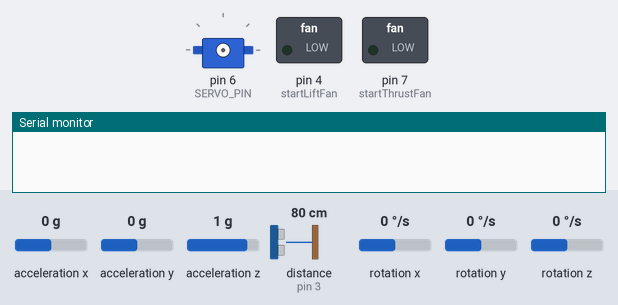
A sketch run on a simulated Arduino Uno, built with avr-gcc and run on an emulated ATmega328P. Shown: servo, switched loads named in the sketch (green lamp = pin HIGH), the last lines printed to the serial monitor. The inputs (shaded band) are chosen by the test bench; at power-on: rotation z 0 °/s, distance to the obstacle (sensor on pin 3) 80 cm, acceleration x 0 g, acceleration y 0 g, acceleration z 1 g, rotation x 0 °/s, rotation y 0 °/s. The echo pulse lasts 58.3 µs per cm.

Above: at 0.1 s.
At 1.5 s:
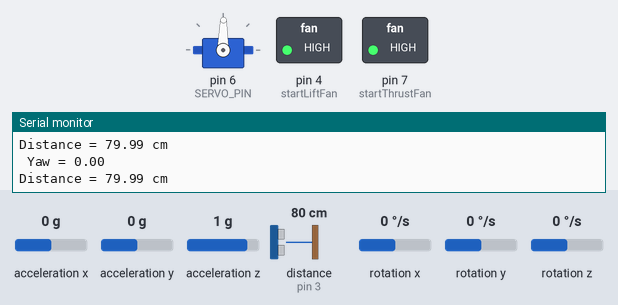
1.6 s: rotation z set to -3 °/s
At 4.1 s:
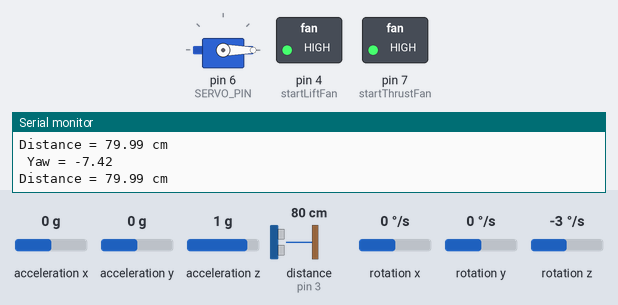
4.6 s: distance to the obstacle (sensor on pin 3) set to 2 cm
7.6 s: distance to the obstacle (sensor on pin 3) set to 120 cm
Timing chart, 0 to 10.6 s (numbered marks = the images above; inputs shaded):
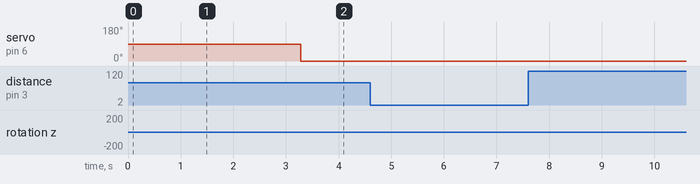

The sketch:

Hovercraft.ino
```cpp
#include <Arduino.h>
#include <MPU6050.h>
#include <Servo.h>
#include "NewPing.h"
#include "sensors.h"
#include "fans.h"


#define TRIGGER_PIN  13
#define ECHO_PIN     3
#define MAX_DISTANCE 400
#define SERVO_PIN 6
#define FORWARD_TIME 4000 // Time in milliseconds to move forward
#define TURN_TIME 500 // Estimated time to complete a U-turn
#define OBSTACLE_DISTANCE 35 // Distance in cm to detect an obstacle

float idealYaw =0.0;


float currentYaw  = 0;
float prevYaw  = 0;
float targetYaw = 0;
bool isTurning = false;
const float YAW_TOLERANCE = 5;
unsigned long timer = 0;
float timeStep = 0; // Read data every 10 milliseconds

float yawCalib = -0.06;

 NewPing sonar(TRIGGER_PIN, ECHO_PIN, MAX_DISTANCE);
Servo serv;
float duration;
float distance =40 ;

int iterations =2;

unsigned long previousMillis = 0;
const long servoInterval = 500; // Time for the servo to turn
float distanceLeft = 0;
float distanceRight = 0;


enum State {
    STARTING,
    WAITING,
    TURNING_LEFT,
    MEASURING_LEFT,
    TURNING_RIGHT,
    MEASURING_RIGHT,
    DECIDING_DIRECTION,
    DONE_DECIDING,
    YAW_ADJUSTED,
    ADJUSTING_ANGLE,
    DONE_ADJUSTING
};
State currentState = STARTING;
int iteration = 0;
unsigned long lastLoopTime = 0;
unsigned long currentLoopTime = 0;

float prevDistance;
void setup() {
 initIMU();
  delay(150);
  initLiftFan();
  initThrustFan();
 //pinMode(TRIGGER_PIN, OUTPUT); // Sets the trigPin as an Output
// pinMode(ECHO_PIN, INPUT); // Sets the echoPin as an Input
  delay(150);
   startLiftFan();
  Serial.begin (9600);
  serv.attach(SERVO_PIN);
 startThrustFan();
  servoMiddle();
}

void loop() {
      if(iteration == 0){
        iteration++;
        currentState = WAITING;
        };

    unsigned long currentMillis = millis();
    unsigned long currentLoopTime = millis();
    if (lastLoopTime > 0) {
        timeStep = (currentLoopTime - lastLoopTime) / 1000.0;
    }

    Vector normGyro = mpu.readNormalizeGyro();
    currentYaw  = currentYaw  + normGyro.ZAxis * timeStep;
    Serial.print(" Yaw = "); Serial.println(currentYaw );

     distance = calculateDistance();
   // delay(100);
    Serial.print("Distance = ");
    Serial.print(distance);
    Serial.println(" cm");


     if (distance != 0.0 && distance < OBSTACLE_DISTANCE && currentState == WAITING  &&!isTurning) {

        // Stop hovercraft
       //stopMovement();

        //   // Turn left
      //  currentState = TURNING_LEFT;

      //  servoLeft();
         previousMillis = currentMillis;
    }


    if (abs(currentYaw-idealYaw) > YAW_TOLERANCE && !isTurning && currentState == WAITING) {
      currentState= ADJUSTING_ANGLE;

    }


 //   prevDistance = distance;

    switch (currentState) {

       case ADJUSTING_ANGLE:
            isTurning =true;
            float yawDifference = currentYaw - idealYaw ;
          adjustServoBasedOnYaw(yawDifference);
          Serial.println("SENT NEW DATA -------------------------------");
          targetYaw = idealYaw;
          currentState = DONE_ADJUSTING;

            break;

        case DONE_ADJUSTING:
         if (abs(currentYaw- idealYaw) <= YAW_TOLERANCE) {


          Serial.println("HASS REACHED TARGET YAW -------------------------------");
            //idealYaw = currentYaw;
                  servoMiddle();
                  delay(50);
                   isTurning = false;
                  currentState = WAITING;

              }
              break;


        case TURNING_LEFT:
            if (currentMillis - previousMillis >= servoInterval) {
                currentState = MEASURING_LEFT;
                previousMillis = currentMillis;
            }
            break;

        case MEASURING_LEFT:
            if (currentMillis - previousMillis >= servoInterval) {
                distanceLeft = calculateDistance();
                currentState = TURNING_RIGHT;
                servoRight();
                previousMillis = currentMillis;
            }
            break;

        case TURNING_RIGHT:
            if (currentMillis - previousMillis >= servoInterval) {
                currentState = MEASURING_RIGHT;
                previousMillis = currentMillis;
            }
            break;

        case MEASURING_RIGHT:
            if (currentMillis - previousMillis >= servoInterval) {
                distanceRight = calculateDistance();
                currentState = DECIDING_DIRECTION;
            }
            break;

        case DECIDING_DIRECTION:

            if (distanceLeft > distanceRight) {
              targetYaw = calculateTargetYaw(-90);
                 servoLeft();
            } else {
                targetYaw = calculateTargetYaw(90);
                 servoRight();
            }
            startLiftFan();
            startThrustFan();

            // Restart hovercraft movement
            previousMillis = currentMillis;
            currentState = DONE_DECIDING;
            break;

          case DONE_DECIDING:
          // if (currentMillis - previousMillis >= TURN_TIME+2500 ) {
         // Serial.println("Reached correct yaw");
         // stopThrustFan();

          // delay(50);
          //                //  recalibrateGyro();
          //       servoMiddle();
          //       currentState = YAW_ADJUSTED;
          //       previousMillis = currentMillis;
          //       isTurning = false;
          //   }
          //   break;
          if (hasReachedTargetYaw()) {
            Serial.println("Reached correct yaw");
            idealYaw = currentYaw;
            stopThrustFan();
            stopLiftFan();
            delay(50);
                          //  recalibrateGyro();
                  servoMiddle();
                  currentState = YAW_ADJUSTED;
                  previousMillis = currentMillis;
                  isTurning = false;
              }
              break;

          case YAW_ADJUSTED:
            startLiftFan();
            startThrustFan();
            currentState= WAITING;
            break;

        default:
            break;
    }

  lastLoopTime = currentLoopTime;
  prevYaw = currentYaw;
}


 float calculateDistance(){
   duration = sonar.ping_median(iterations);
   return ( (duration / 2) * 0.0343);
 }


  float calculateDistance2(){

     // Clears the trigPin
  digitalWrite(TRIGGER_PIN, LOW);
  delayMicroseconds(2);
  // Sets the trigPin on HIGH state for 10 micro seconds
  digitalWrite(TRIGGER_PIN, HIGH);
  delayMicroseconds(10);
  // Reads the echoPin, returns the sound wave travel time in microseconds
  duration = pulseIn(ECHO_PIN, HIGH);
  // Calculating the distance
  return duration * 0.034 / 2;


 }

bool weirdAngle()  {
  if(abs(currentYaw-prevYaw) >= YAW_TOLERANCE ){
          return true;
        }
   return false;

    }


void adjustAngle(int angle)  {
  servoCustom(angle) ;
  delay(150);
  servoMiddle();
    }


void servoLeft(){
serv.write(0);
}

void servoRight(){
serv.write(183);
}

void servoCustom(int angle){
serv.write(angle);
}

void servoMiddle(){
  serv.write(89);
}


void updateYaw() {
    Vector normGyro = mpu.readNormalizeGyro();
    currentYaw += normGyro.ZAxis * timeStep;
   // currentYaw = normalizeYaw(currentYaw); // Correctly normalize the yaw value
}

float calculateTargetYaw(float turnAngle) {
    float newYaw = currentYaw + turnAngle;
    return newYaw; // Adjust for wrapping and return
}

bool hasReachedTargetYaw() {
    return abs(currentYaw - targetYaw) <= YAW_TOLERANCE;
}

void stopMovement() {
    stopLiftFan();
    stopThrustFan();
    //servoMiddle();
}

void calibrateYaw() {
if (currentYaw >= 5 || currentYaw <= -5) {
  Serial.print("Calibrated :"); Serial.print(-currentYaw);
    servoCustom(-currentYaw);
};
}

void recalibrateGyro() {
  currentYaw = 0; // Reset yaw after calibration
    mpu.calibrateGyro();

}

void adjustServoBasedOnYaw(float yawDiff) {
    int adjustment = (yawDiff > 0) ? -1 : 1;
    servoLeft();
    //servoCustom(serv.read() + adjustment*yawDiff);
}

float normalizeYaw(float yaw) {
    // Normalize yaw to be within 0 to 360 degrees
    yaw = fmod(yaw, 360);
    if (yaw < 0) {
        yaw += 360;
    }

    // Convert to 0 to 180 degrees
    if (yaw > 180) {
        yaw = 360 - yaw;
    }

    return yaw;
}
```

fans.cpp
```cpp
#include "fans.h"
#include <Arduino.h>


void startThrustFan() {
    PORTD |= 1 << PD7;
}

void stopThrustFan() {
    PORTD &= ~(1 << PD7);
}

void startLiftFan() {
    PORTD |= 1 << PD4;
}

void stopLiftFan() {
    PORTD &= ~(1 << PD4);
}


void initThrustFan() {
    DDRD |= 1 << PD7;
}
void initLiftFan() {
    DDRD |= 1 << PD4;
}
```

fans.h
```cpp
#pragma once
#ifndef FANS_H
#define FANS_H
#include <Arduino.h>


void startThrustFan();
void stopThrustFan();
void startLiftFan();
void stopLiftFan();
void initThrustFan();
void initLiftFan();
#endif
```

sensors.cpp
```cpp
#include "sensors.h"


MPU6050 mpu;


void initIMU() {
    while (!mpu.begin(MPU6050_SCALE_2000DPS, MPU6050_RANGE_4G))
    {
        Serial.println("Could not find a valid MPU6050 sensor, check wiring!");
        delay(500);
    }

    // Calibrate gyroscope. The calibration must be at rest.
    mpu.calibrateGyro();

    // Set threshold sensitivity. Default 3.
    mpu.setThreshold(3);
}
```

sensors.h
```cpp
#ifndef SENSORS_H
#define SENSORS_H
#include <MPU6050.h>
#include <Arduino.h>


//LSB sensitivity constants for full scale range
const float MPU6050_SENS_FOR_RANGE_2 = 16384.0;
const float MPU6050_SENS_FOR_RANGE_4 = 8192.0;
const float MPU6050_SENS_FOR_RANGE_8 = 4096.0;
const float MPU6050_SENS_FOR_RANGE_16 = 2048.0;

extern MPU6050 mpu;
// Initializing the mpu function, choose the appropriate scale/ range. the options are
    // MPU6050_SCALE_2000DPS       - 250 deg/sec => sensitivity 16.4.0
    // MPU6050_SCALE_1000DPS       - 1000 deg/sec => sensitivity 328.0
    // MPU6050_SCALE_500DPS        - 500 deg/sec => sensitivity 655.0
    // MPU6050_SCALE_250DPS        - 250 deg/sec => sensitivity 131.0

// Change the LSB sensitivity constants when choosing a range
    // MPU6050_RANGE_16G             = 16g = MPU6050_SENS_FOR_RANGE_16
    // MPU6050_RANGE_8G              = 8g  = MPU6050_SENS_FOR_RANGE_8
    // MPU6050_RANGE_4G              = 4g  = MPU6050_SENS_FOR_RANGE_4
    // MPU6050_RANGE_2G              = 2g  = MPU6050_SENS_FOR_RANGE_2


/*all connections
* P2 servo motor
* P13 front US Sensor
* P18 lift fan
* P17 thrust fan
* P7 IMU
*/


//init function for IMU
void initIMU();

void calibrateIMU();

#endif
```

Measured:
- the behaviour switches between -1 and -2 °/s on rotation z (found by bisection; images 1 and 2)
- after the input at 1.6 s, servo on pin 6 (SERVO_PIN): 89° → 0° after 1.7 s
